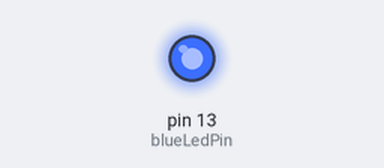
Simulated run of this sketch. Board: Arduino Uno, built with avr-gcc and run on an emulated ATmega328P. Parts: output pins drawn as LEDs (lit = HIGH).

Above: at 0.5 s.
At 5.15 s:
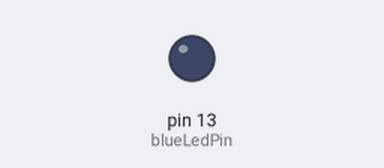
Timing chart, 0 to 5.5 s (numbered marks = the images above):
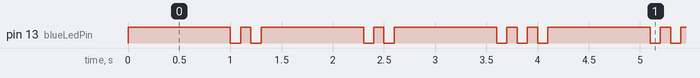

The sketch:

Lab2L32.ino
```cpp
/*
Name:		Sketch1.ino
Created:	5/23/2018 4:50:11 PM
Author:	chris
*/  /*
*      Title: 321Maker Experiment #001 - Blue Blink
*      Description: This program will blink the Blue LED on the 321Maker shield.
*      Tutorial:  http://321maker.com/e/blue-blink
*      Revision Date: January 15, 2016
*      Licence: http://321maker.mit-license.org/
*      Requirements:  Arduino with 321Maker Shield
*/

int blueLedPin = 13; //The blue LED is connected pin 13 of the Arduino.
int onTime = 50;    //This is the number of milliseconds the LED will be on for.
int offTime = 2000;   //This is the number of milliseconds the LED will be off for.
String initals = "CD";

void setup() { //The Setup function runs once.
	pinMode(blueLedPin, OUTPUT);  //Setup Blue LED pin as an output pin.
}

void loop() { //The loop function runs forever.

	//Serial.println("C");
	//PlayDash();
	//PlayDot();
	//PlayDash();
	//PlayDot();
	PlayMorseCode('C');
	PlayMorseCode('D');
	//Serial.println("D");
}

void PlayDot() {
	digitalWrite(blueLedPin, HIGH);  //Turn on the blue LED.
	delay(100);                   //Wait onTime.
	TurnOff();
}

void PlayDash() {
	digitalWrite(blueLedPin, HIGH);  //Turn on the blue LED.
	delay(1000);                   //Wait onTime.
	TurnOff();
}

void TurnOff() {
	digitalWrite(blueLedPin, LOW);   //Turn off the blue LED.
	delay(100);                  //Wait offTime.

}

void PlayMorseCode(char letter)
{
	Serial.println(letter);
	switch (letter) {
	case 'C':
		PlayDash();
		PlayDot();
		PlayDash();
		PlayDot();
		break;
	case 'D':
		PlayDash();
		PlayDot();
		PlayDot();
		break;
	}
}
```

Measured:
- by itself, pin 13 (blueLedPin): repeats every 4.1 s: LOW 0.10 s, HIGH 0.10 s, LOW 0.10 s, HIGH 1.0 s, LOW 0.10 s, HIGH 0.10 s, LOW 0.10 s, HIGH 1.0 s, 2 × (LOW 0.10 s, HIGH 0.10 s), LOW 0.10 s, HIGH 1.0 s
- by itself, everything shown: repeats every 4.1 s, in 14 steps
